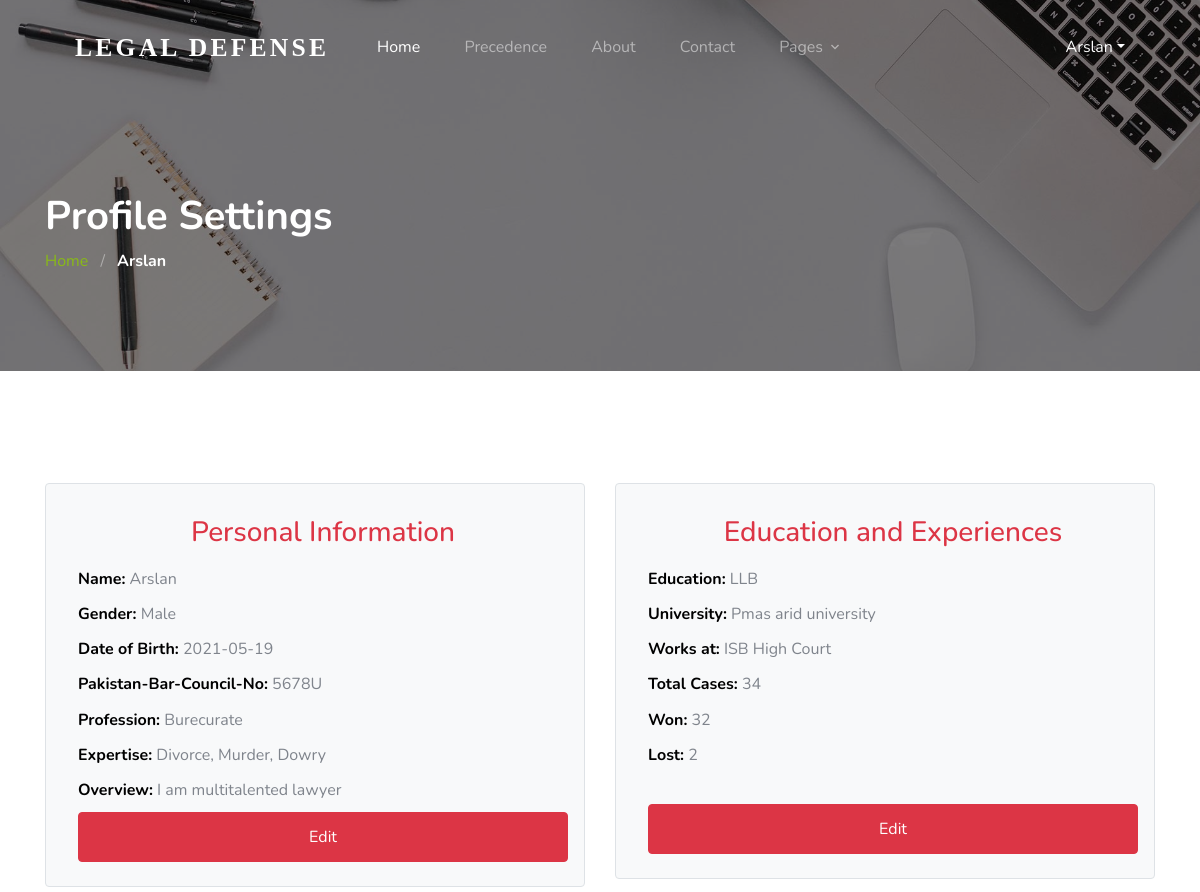
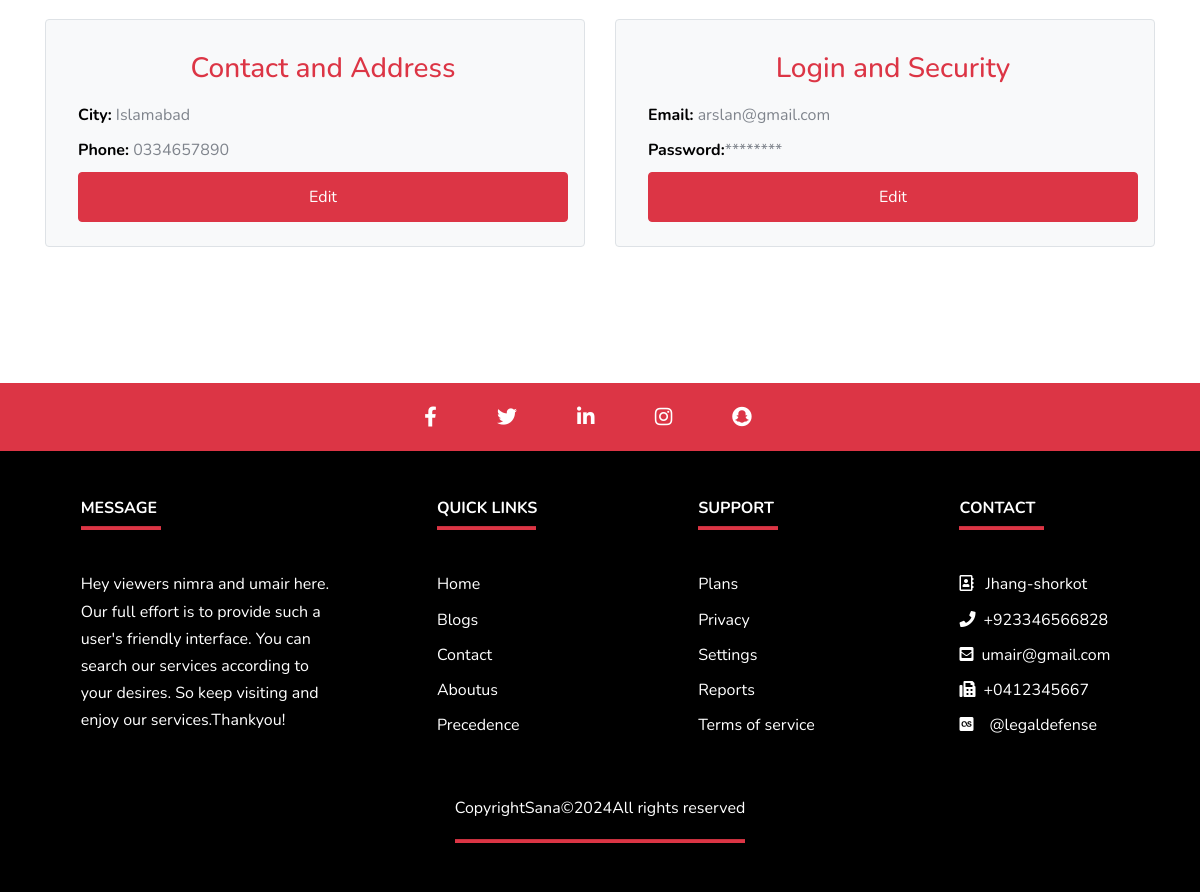
Screenshot of /update-profile.php (signed in) with the database file from the repository (2 pictures, top to bottom).
### tables this page shows
CREATE TABLE `users` (
  `user_id` int(11) NOT NULL,
  `user_email` varchar(77) NOT NULL,
  `user_password` varchar(55) NOT NULL,
  `user_name` text NOT NULL,
  `user_pbcno` varchar(15) NOT NULL,
  `user_position` text NOT NULL,
  `user_status` varchar(77) NOT NULL DEFAULT 'Not Verified',
  `user_uni` text NOT NULL,
  `user_dob` date NOT NULL,
  `user_profile_image` varchar(77) NOT NULL,
  `user_cover_image` varchar(77) NOT NULL,
  `user_phone` varchar(77) NOT NULL,
  `user_city` varchar(66) NOT NULL,
  `user_gender` varchar(55) NOT NULL,
  `user_court` varchar(77) NOT NULL,
  `user_degree` varchar(77) NOT NULL,
  `user_total_cases` int(9) NOT NULL,
  `user_won_cases` int(9) NOT NULL,
  `user_lost_cases` int(9) NOT NULL,
  `user_description` text NOT NULL,
  `expertise` text NOT NULL,
  `user_type` varchar(11) NOT NULL
);

### update-profile.php (the view, shortened to what this page needs)
<?php
  include('header.php');
if(isset($_SESSION['useremail'])){
  $email=$_SESSION['useremail'];
  $sql= "SELECT * FROM users WHERE user_email='$email'";
  $run_sql=mysqli_query($conn,$sql);
  $row=mysqli_fetch_array($run_sql);
 ?>
    <section class="section-hero overlay inner-page bg-image" style="background-image: url('images/hero_1.jpg');" id="home-section">
            <div class="container">
            <div class="row">
            <div class="col-md-7">
            <h1 class="text-white font-weight-bold">Profile Settings</h1>
            <div class="custom-breadcrumbs">
            <a href="index.php">Home</a> <span class="mx-2 slash">/</span>
            <span class="text-white"><strong><?php echo $row['user_name']; ?></strong></span>
            </div>
            </div>
            </div>
            </div>
            </section>
            <section class="site-section">
            <div class="container">
            <div class="row">
            <div class="col-6">
            <div class="bg-light p-3 border rounded mb-4">
            <h3 class="text-danger text-center  mt-3  pl-3 mb-3 ">Personal Information</h3>
            <ul class="list-unstyled pl-3 mb-0">
            <li class="mb-2"><strong class="text-black">Name:</strong> <?php echo $row['user_name']; ?></li>
   <li class="mb-2"><strong class="text-black">Gender:</strong> <?php echo $row['user_gender']; ?></li>
            <li class="mb-2"><strong class="text-black">Date of Birth:</strong> <?php echo $row['user_dob']; ?></li>
            <li class="mb-2"><strong class="text-black">Pakistan-Bar-Council-No:</strong> <?php echo $row['user_pbcno']; ?></li>
            <li class="mb-2"><strong class="text-black">Profession:</strong> <?php echo $row['user_position']; ?></li>
            <li class="mb-2"><strong class="text-black">Expertise:</strong> <?php echo $row['expertise']; ?></li>
            <li class="mb-2"><strong class="text-black">Overview:</strong> <?php echo $row['user_description']; ?></li>
            <li class="mb-2"><button type="button" class="btn btn-block btn-primary btn-danger btn-md" data-toggle="modal" data-target="#pInfo">Edit</button></li>
            </ul>
            </div>
            </div>
               <div class="col-6">
               <div class="bg-light p-3 border rounded mb-4">
                <h3 class="text-danger text-center mt-3 pl-3 mb-3 ">Education and Experiences</h3>
               <ul class="list-unstyled pl-3 mb-0">
                <li class="mb-2"><strong class="text-black">Education:</strong> <?php echo $row['user_degree']; ?></li>
                <li class="mb-2"><strong class="text-black">University:</strong> <?php echo $row['user_uni']; ?></li>
                <li class="mb-2"><strong class="text-black">Works at:</strong> <?php echo $row['user_court']; ?></li>
                <li class="mb-2"><strong class="text-black">Total Cases:</strong> <?php echo $row['user_total_cases']; ?></li>
                <li class="mb-2"><strong class="text-black">Won:</strong> <?php echo $row['user_won_cases']; ?></li>
                <li class="mb-2"><strong class="text-black">Lost:</strong> <?php echo $row['user_lost_cases']; ?></li>
                <br>
                <li class="mb-2"><button type="button" class="btn btn-block btn-primary btn-danger btn-md" data-toggle="modal" data-target="#EE">Edit</button></li>
                 </ul>
                 </div>
                 </div>
                 </div>
            <div class="row">
            <div class="col-6">
            <div class="bg-light p-3 border rounded mb-4">
            <h3 class="text-danger text-center  mt-3 pl-3 mb-3 ">Contact and Address</h3>
            <ul class="list-unstyled pl-3 mb-0">
            <li class="mb-2"><strong class="text-black">City:</strong> <?php echo $row['user_city']; ?></li>
            <li class="mb-2"><strong class="text-black">Phone:</strong> <?php echo $row['user_phone']; ?></li>
            <li class="mb-2"><button type="button" class="btn btn-block btn-primary btn-danger btn-md" data-toggle="modal" data-target="#CA">Edit</button></li>
            </ul>
            </div>
            </div>
            <div class="col-6">
            <div class="bg-light p-3 border rounded mb-4">
            <h3 class="text-danger text-center  mt-3  pl-3 mb-3 ">Login and Security</h3>
            <ul class="list-unstyled pl-3 mb-0">
            <li class="mb-2"><strong class="text-black">Email:</strong> <?php echo $row['user_email']; ?></li>
            <li class="mb-2"><strong class="text-black">Password:</strong>********</li>
            <li class="mb-2"><button type="button" class="btn btn-block btn-primary btn-danger btn-md" data-toggle="modal" data-target="#SL">Edit</button></li>
            </ul>
            </div>
            </div>
            </div>
           </div>
           </section>
    <?php
}else{
      header('location:login.php');
      $_SESSION['RequstedURI']=$_SERVER['REQUEST_URI'];
}
  include('footer.php');
 ?>

### header.php (shortened to what this page needs)
<?php
  include('db.php');
?>
<!doctype html>
<html lang="en">
    <head>
    <link rel="stylesheet" href="css/custom-bs.css">
    <link rel="stylesheet" href="css/jquery.fancybox.min.css">
    <link rel="stylesheet" href="css/bootstrap-select.min.css">
    <link rel="stylesheet" href="fonts/icomoon/style.css">
    <link rel="stylesheet" href="fonts/line-icons/style.css">
    <link rel="stylesheet" href="css/owl.carousel.min.css">
    <link rel="stylesheet" href="css/animate.min.css">
    <link rel="stylesheet" href="css/style.css">
  </head>
  <body id="top">
<div class="site-wrap">
<?php if(isset($_SESSION['useremail'])){
  $email=$_SESSION['useremail'];
  $sql= "SELECT * FROM users WHERE user_email='$email'";
  $run_sql=mysqli_query($conn,$sql);
  $row=mysqli_fetch_array($run_sql);
?>
    <header class="site-navbar mt-3">
    <div class="container-fluid">
    <div class="row align-items-center">
    <div class="site-logo col-6"><a href="index.php" class="font-weight-bold"style="font-family:serif; font-size:1.6em;">Legal Defense</a></div>
    <nav class="mx-auto site-navigation">
    <ul class="site-menu js-clone-nav d-none d-xl-block ml-0 pl-0">
    <li><a href="index.php" class="nav-link active">Home</a></li>
    <li><a href="precedence.php">Precedence</a></li>
    <li><a href="about.php">About</a></li>
    <li><a href="contact.php">Contact</a></li>
    <li class="has-children"><a href="gallery.php">Pages</a>
    </li>
    </ul>
    </nav>
      <div class="right-cta-menu text-right d-flex aligin-items-center col-6">
      <ul class="nav navbar-nav ml-auto">
      <li class="nav-item dropdown">
      <a href="#" class="nav-link dropdown-toggle text-white d-none d-lg-inline-block" data-toggle="dropdown"><?php echo $row['user_name'] ?></a>
      </li>
      </ul>
      </div>
      </div>
      </div>
      </header>
<?php
}
?>

### css/style.css (style rules this page uses)
.site-navbar { margin-bottom: 0px; z-index: 1999; position: absolute; width: 100%; top: 2rem; }
.site-navbar .container-fluid { padding-left: 7rem; padding-right: 7rem; }
.site-navbar .site-logo { position: absolute; left: 5%; }
.site-navbar .site-logo a { color: #fff; font-size: 1.5rem; letter-spacing: .2rem; text-transform: uppercase; }
.site-navbar .site-burger-menu, .site-navbar .right-cta-menu { position: absolute; right: 5%; }
.site-navbar .site-navigation { position: absolute; left: 50%; -webkit-transform: translateX(-50%); -ms-transform: translateX(-50%); transform: translateX(-50%); z-index: 5; }
.site-navbar .site-navigation .site-menu { margin-bottom: 0; }
.site-navbar .site-navigation .site-menu .active { color: #fff; display: inline-block; padding: 5px 20px; }
.site-navbar .site-navigation .site-menu a { text-decoration: none !important; display: inline-block; position: relative; }
.site-navbar .site-navigation .site-menu > li { display: inline-block; }
.site-navbar .site-navigation .site-menu > li > a { padding: 20px 20px !important; color: rgba(255, 255, 255, 0.5); display: inline-block; text-decoration: none !important; }
.site-navbar .site-navigation .site-menu .has-children { position: relative; }
.site-navbar .site-navigation .site-menu .has-children > a { position: relative; padding-right: 20px; }
.site-navbar .site-navigation .site-menu .has-children > a:before { position: absolute; content: "\e313"; font-size: 16px; top: 50%; right: 0; -webkit-transform: translateY(-50%); -ms-transform: translateY(-50%); transform: translateY(-50%); font-family: 'icomoon'; }
.site-mobile-menu .site-nav-wrap { padding: 0; margin: 0; list-style: none; position: relative; }
.site-mobile-menu .site-nav-wrap a { padding: 10px 20px; display: block; position: relative; color: #212529; }
.site-mobile-menu .site-nav-wrap li { position: relative; display: block; }
.site-mobile-menu .site-nav-wrap li .active { color: #000; }
.site-mobile-menu .site-nav-wrap > li { display: block; position: relative; float: left; width: 100%; }
.site-mobile-menu .site-nav-wrap > li > a { padding-left: 20px; font-size: 20px; }
body { font-weight: 400; font-size: 1rem; line-height: 1.7; position: relative; }
body:after { content: ""; position: absolute; top: 0; left: 0; right: 0; bottom: 0; background: rgba(0, 0, 0, 0.7); z-index: 100; opacity: 0; visibility: hidden; -webkit-transition: .3s all ease; -o-transition: .3s all ease; transition: .3s all ease; }
h1, h2, h3, h4 { color: #000; }
.site-section { padding-top: 7rem; padding-bottom: 7rem; position: relative; z-index: 2; }
.text-black { color: #000 !important; }
.bg-image { background-size: cover; background-position: center center; background-repeat: no-repeat; }
.custom-breadcrumbs a { color: #89ba16; }
.custom-breadcrumbs .slash { color: rgba(255, 255, 255, 0.4); }
.section-hero, .section-hero > .container > .row { height: 100vh; min-height: 900px; }
.section-hero.inner-page, .section-hero.inner-page > .container > .row { height: auto; min-height: auto; padding-top: 6em; padding-bottom: 3em; }
.section-hero.overlay, .section-hero.overlay-2 { position: relative; }
.section-hero.overlay:before, .section-hero.overlay-2:before { z-index: 1; position: absolute; content: ""; top: 0; left: 0; right: 0; bottom: 0; background: rgba(0, 0, 0, 0.5); }
.section-hero > .container { z-index: 2; position: relative; }
.btn:after, .btn:before { display: none; }
.btn.btn-primary { color: #fff; }
.btn-md { padding: 12px 20px; }

### rows the page displays
users: user_name "Arslan", user_gender "Male", user_dob "2021-05-19", user_pbcno "5678U", user_position "Burecurate", expertise "Divorce, Murder, Dowry", user_description "I am multitalented lawyer", user_degree "LLB", user_uni "Pmas arid university", user_court "ISB High Court", user_total_cases "34", user_won_cases "32", user_lost_cases "2", user_city "Islamabad", user_phone "0334657890", user_email "arslan@gmail.com"
